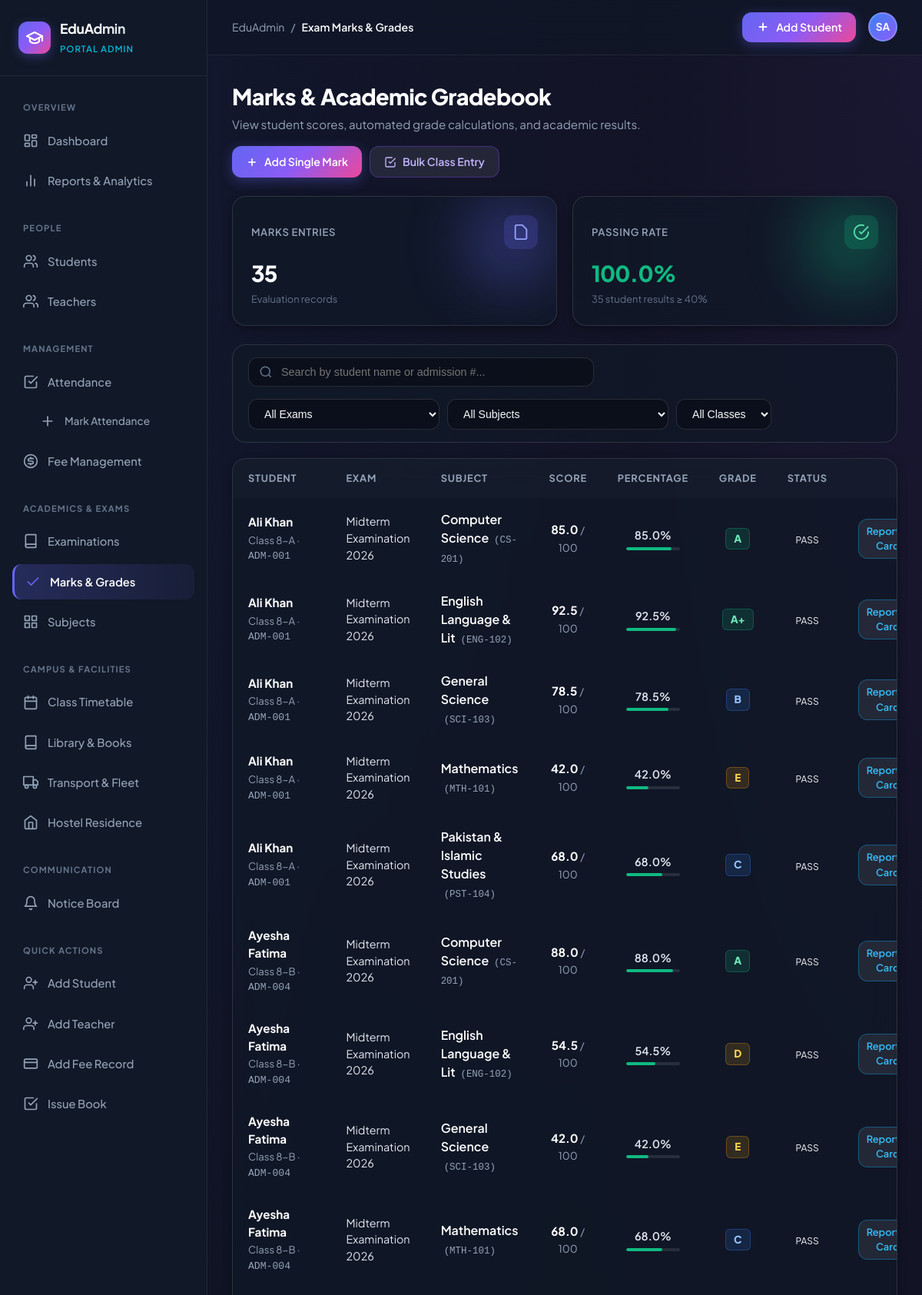
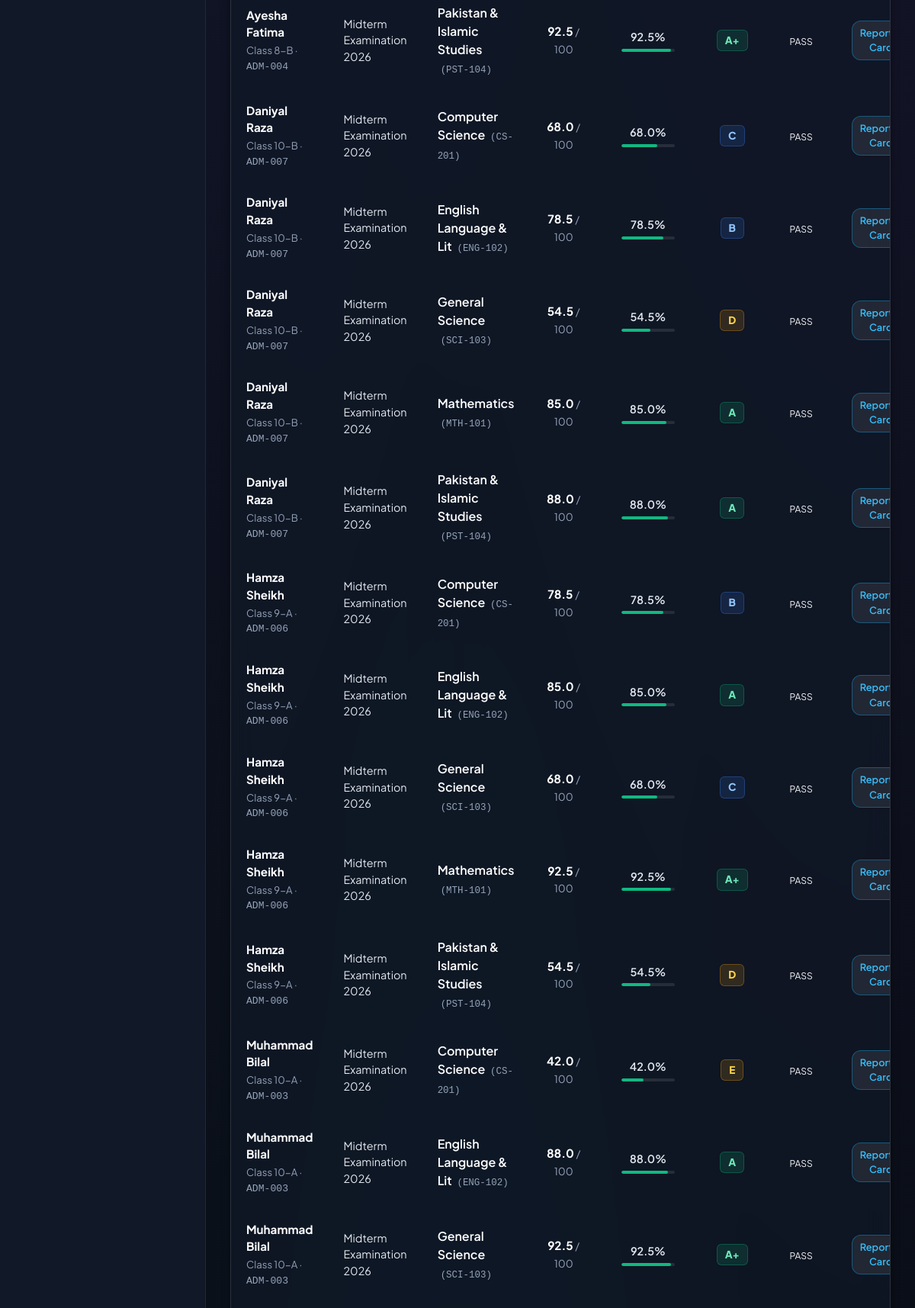
The page /exams/marks/ (upper part) on the database its author committed (2 pictures, top to bottom).
### exams/models.py (models this page shows, shortened)
class Mark(models.Model):
    exam = models.ForeignKey(Exam, on_delete=models.CASCADE, related_name='marks')
    student = models.ForeignKey('students.Student', on_delete=models.CASCADE, related_name='marks')
    subject = models.ForeignKey(Subject, on_delete=models.CASCADE, related_name='marks')
    marks_obtained = models.DecimalField(max_digits=5, decimal_places=2, verbose_name="Marks Obtained")
    total_marks = models.DecimalField(max_digits=5, decimal_places=2, default=Decimal('100.00'), verbose_name="Total Marks")
    grade = models.CharField(max_length=5, blank=True, verbose_name="Grade")
    remarks = models.CharField(max_length=200, blank=True, verbose_name="Remarks / Comments")
    created_at = models.DateTimeField(auto_now_add=True)
    updated_at = models.DateTimeField(auto_now=True)
    class Meta:
        ordering = ['-exam__start_date', 'student__student_name', 'subject__name']
        unique_together = ('exam', 'student', 'subject')
        verbose_name = "Exam Mark"
        verbose_name_plural = "Exam Marks"
    @property
    def percentage(self):
        if self.total_marks and self.total_marks > 0:
            return round((float(self.marks_obtained) / float(self.total_marks)) * 100, 1)
        return 0.0
    @property
    def is_passed(self):
        return self.percentage >= 40.0

class Exam(models.Model):
    EXAM_TYPE_CHOICES = [
        ('midterm', 'Midterm Examination'),
        ('final', 'Final Examination'),
        ('quiz', 'Monthly Assessment / Quiz'),
        ('practical', 'Practical Lab Exam'),
        ('annual', 'Annual Board Exam'),
    ]
    name = models.CharField(max_length=150, verbose_name="Exam Name")
    exam_type = models.CharField(max_length=30, choices=EXAM_TYPE_CHOICES, default='midterm', verbose_name="Exam Type")
    academic_year = models.CharField(max_length=20, default="2025-2026", verbose_name="Academic Year")
    term = models.CharField(max_length=50, default="First Term", verbose_name="Term / Semester")
    start_date = models.DateField(verbose_name="Start Date")
    end_date = models.DateField(verbose_name="End Date")
    is_published = models.BooleanField(default=True, verbose_name="Published / Active")
    description = models.TextField(blank=True, verbose_name="Instructions / Details")
    created_at = models.DateTimeField(auto_now_add=True)
    class Meta:
        ordering = ['-start_date']
        verbose_name = "Exam"
        verbose_name_plural = "Exams"

class Subject(models.Model):
    name = models.CharField(max_length=100, verbose_name="Subject Name")
    code = models.CharField(max_length=30, unique=True, verbose_name="Subject Code")
    class_grade = models.CharField(max_length=50, blank=True, verbose_name="Target Class/Grade", help_text="e.g. Class 8 or All")
    teacher = models.ForeignKey(
        'teachers.Teacher',
        on_delete=models.SET_NULL,
        null=True,
        blank=True,
        related_name='assigned_subjects',
        verbose_name="Assigned Teacher"
    )
    description = models.TextField(blank=True, verbose_name="Subject Description")
    created_at = models.DateTimeField(auto_now_add=True)
    class Meta:
        ordering = ['name']
        verbose_name = "Subject"
        verbose_name_plural = "Subjects"

### students/models.py (models this page shows, shortened)
class Student(models.Model):
    student_name = models.CharField(
        max_length=150,
        verbose_name="Student Name",
        help_text="Full legal name of the student"
    )
    admission_number = models.CharField(
        max_length=30,
        unique=True,
        verbose_name="Admission Number",
        help_text="Unique institutional admission identifier"
    )
    student_class = models.CharField(
        max_length=50,
        verbose_name="Class / Grade",
        help_text="Current class or grade level"
    )
    contact_number = models.CharField(
        max_length=20,
        verbose_name="Contact Number",
        help_text="Primary guardian contact phone number"
    )
    created_at = models.DateTimeField(
        auto_now_add=True,
        verbose_name="Registered On"
    )
    updated_at = models.DateTimeField(
        auto_now=True,
        verbose_name="Last Updated"
    )
    class Meta:
        ordering = ['-created_at']
        verbose_name = "Student"
        verbose_name_plural = "Students"

### exams/views.py (the view)
# urls.py: path('marks/', views.marks_list, name='marks_list'),
def marks_list(request):
    exam_id = request.GET.get('exam', '')
    subject_id = request.GET.get('subject', '')
    class_filter = request.GET.get('class', '').strip()
    query = request.GET.get('q', '').strip()
    marks = Mark.objects.select_related('exam', 'student', 'subject').all()
    if exam_id:
        marks = marks.filter(exam_id=exam_id)
    if subject_id:
        marks = marks.filter(subject_id=subject_id)
    if class_filter:
        marks = marks.filter(student__student_class=class_filter)
    if query:
        marks = marks.filter(Q(student__student_name__icontains=query) | Q(student__admission_number__icontains=query))
    exams = Exam.objects.all().order_by('-start_date')
    subjects = Subject.objects.all().order_by('name')
    classes = Student.objects.values_list('student_class', flat=True).distinct().order_by('student_class')
    total_marks_count = marks.count()
    pass_count = sum(1 for m in marks if m.is_passed)
    pass_rate = round((pass_count / total_marks_count * 100), 1) if total_marks_count > 0 else 0
    context = {
        'page_title': 'Exam Marks & Grades',
        'active_tab': 'marks',
        'marks': marks,
        'exams': exams,
        'subjects': subjects,
        'classes': classes,
        'selected_exam': exam_id,
        'selected_subject': subject_id,
        'selected_class': class_filter,
        'query': query,
        'total_marks_count': total_marks_count,
        'pass_rate': pass_rate,
        'pass_count': pass_count,
    }
    return render(request, 'exams/marks_list.html', context)

### templates/exams/marks_list.html (shortened to what this page needs)
{% extends 'students/base.html' %}
{% block content %}
<div style="display:flex; justify-content:space-between; align-items:flex-start; margin-bottom:24px; flex-wrap:wrap; gap:16px;">
  <div>
    <h1 style="font-size:1.8rem; font-weight:800; color:#fff; letter-spacing:-0.02em;">Marks &amp; Academic Gradebook</h1>
    <p style="color:var(--text-muted); font-size:0.95rem; margin-top:4px;">View student scores, automated grade calculations, and academic results.</p>
  </div>
  <div style="display:flex; gap:10px; flex-wrap:wrap;">
    <a href="{% url 'exams:mark_add' %}" class="btn-primary" id="add-mark-btn">
      <svg width="16" height="16" viewBox="0 0 24 24" fill="none" stroke="currentColor" stroke-width="2.5"><line x1="12" x2="12" y1="5" y2="19"/><line x1="5" x2="19" y1="12" y2="12"/></svg>
      Add Single Mark
    </a>
    <a href="{% url 'exams:bulk_marks_entry' %}" class="btn-secondary" style="border-color:rgba(124,58,237,0.4); color:#c4b5fd;">
      <svg width="16" height="16" viewBox="0 0 24 24" fill="none" stroke="currentColor" stroke-width="2"><polyline points="9 11 12 14 22 4"/><path d="M21 12v7a2 2 0 0 1-2 2H5a2 2 0 0 1-2-2V5a2 2 0 0 1 2-2h11"/></svg>
      Bulk Class Entry
    </a>
  </div>
</div>
<div class="stat-grid" style="grid-template-columns:repeat(auto-fit,minmax(200px,1fr)); margin-bottom:24px;">
  <div class="glass-card stat-card stat-card-primary">
    <div class="stat-header"><span class="stat-title">Marks Entries</span>
      <div class="stat-icon"><svg width="22" height="22" viewBox="0 0 24 24" fill="none" stroke="currentColor" stroke-width="2"><path d="M14 2H6a2 2 0 0 0-2 2v16a2 2 0 0 0 2 2h12a2 2 0 0 0 2-2V8z"/></svg></div>
    </div>
    <div class="stat-value" style="font-size:1.8rem;">{{ total_marks_count }}</div>
    <div class="stat-subtitle">Evaluation records</div>
  </div>
  <div class="glass-card stat-card stat-card-emerald">
    <div class="stat-header"><span class="stat-title">Passing Rate</span>
      <div class="stat-icon"><svg width="22" height="22" viewBox="0 0 24 24" fill="none" stroke="currentColor" stroke-width="2"><path d="M22 11.08V12a10 10 0 1 1-5.93-9.14"/><polyline points="22 4 12 14.01 9 11.01"/></svg></div>
    </div>
    <div class="stat-value" style="font-size:1.8rem; color:var(--success);">{{ pass_rate }}%</div>
    <div class="stat-subtitle">{{ pass_count }} student results &ge; 40%</div>
  </div>
</div>
<form method="GET" class="filter-bar" style="margin-bottom:20px;">
  <div class="search-input-wrap">
    <svg viewBox="0 0 24 24" fill="none" stroke="currentColor" stroke-width="2"><circle cx="11" cy="11" r="8"/><line x1="21" y1="21" x2="16.65" y2="16.65"/></svg>
    <input type="text" name="q" value="{{ query }}" class="search-input" placeholder="Search by student name or admission #..." autocomplete="off">
  </div>
  <div style="display:flex; gap:10px; flex-wrap:wrap; align-items:center;">
    <select name="exam" class="filter-select" onchange="this.form.submit()">
      <option value="">All Exams</option>
    </select>
    <select name="subject" class="filter-select" onchange="this.form.submit()">
      <option value="">All Subjects</option>
    </select>
    <select name="class" class="filter-select" onchange="this.form.submit()">
      <option value="">All Classes</option>
    </select>
  </div>
</form>
<div class="glass-card" style="padding:0; overflow:hidden;">
  <div style="overflow-x:auto;">
    <table class="data-table" style="width:100%; border-collapse:collapse;">
      <thead>
        <tr style="border-bottom:1px solid var(--border-color); background:rgba(255,255,255,0.02);">
          <th style="padding:16px 20px; text-align:left; font-size:0.8rem; text-transform:uppercase; letter-spacing:0.06em; color:var(--text-muted);">Student</th>
          <th style="padding:16px 20px; text-align:left; font-size:0.8rem; text-transform:uppercase; letter-spacing:0.06em; color:var(--text-muted);">Exam</th>
          <th style="padding:16px 20px; text-align:left; font-size:0.8rem; text-transform:uppercase; letter-spacing:0.06em; color:var(--text-muted);">Subject</th>
          <th style="padding:16px 20px; text-align:center; font-size:0.8rem; text-transform:uppercase; letter-spacing:0.06em; color:var(--text-muted);">Score</th>
          <th style="padding:16px 20px; text-align:center; font-size:0.8rem; text-transform:uppercase; letter-spacing:0.06em; color:var(--text-muted);">Percentage</th>
          <th style="padding:16px 20px; text-align:center; font-size:0.8rem; text-transform:uppercase; letter-spacing:0.06em; color:var(--text-muted);">Grade</th>
          <th style="padding:16px 20px; text-align:center; font-size:0.8rem; text-transform:uppercase; letter-spacing:0.06em; color:var(--text-muted);">Status</th>
          <th style="padding:16px 20px; text-align:right; font-size:0.8rem; text-transform:uppercase; letter-spacing:0.06em; color:var(--text-muted);">Actions</th>
        </tr>
      </thead>
      <tbody>
        {% for m in marks %}
        <tr style="border-bottom:1px solid var(--border-color); transition:background 0.15s ease;" onmouseover="this.style.background='rgba(255,255,255,0.03)'" onmouseout="this.style.background='transparent'">
          <td style="padding:16px 20px;">
            <div style="font-weight:700; color:#fff; font-size:0.95rem;">{{ m.student.student_name }}</div>
            <div style="color:var(--text-muted); font-size:0.82rem; margin-top:2px;">{{ m.student.student_class }} &middot; <span style="font-family:monospace; color:var(--cyan);">{{ m.student.admission_number }}</span></div>
          </td>
          <td style="padding:16px 20px; color:#e2e8f0; font-size:0.9rem;">
            {{ m.exam.name }}
          </td>
          <td style="padding:16px 20px;">
            <span style="font-weight:600; color:#fff;">{{ m.subject.name }}</span>
            <span style="font-size:0.78rem; font-family:monospace; color:var(--text-muted); margin-left:4px;">({{ m.subject.code }})</span>
          </td>
          <td style="padding:16px 20px; text-align:center; font-weight:700; font-size:0.95rem; color:#fff;">
            {{ m.marks_obtained|floatformat:1 }} <span style="color:var(--text-muted); font-weight:400; font-size:0.85rem;">/ {{ m.total_marks|floatformat:0 }}</span>
          </td>
          <td style="padding:16px 20px; text-align:center;">
            <div style="font-weight:600; font-size:0.9rem; color:#e2e8f0;">{{ m.percentage }}%</div>
            <div style="width:70px; height:4px; background:rgba(255,255,255,0.1); border-radius:999px; margin:4px auto 0; overflow:hidden;">
              <div style="width:{{ m.percentage }}%; height:100%; background:{% if m.is_passed %}var(--success){% else %}var(--danger){% endif %}; border-radius:999px;"></div>
            </div>
          </td>
          <td style="padding:16px 20px; text-align:center;">
            <span style="display:inline-block; font-weight:800; font-size:0.85rem; padding:3px 10px; border-radius:6px; background:{% if m.grade == 'A+' or m.grade == 'A' %}rgba(16,185,129,0.15); color:#6ee7b7; border:1px solid rgba(16,185,129,0.3);{% elif m.grade == 'B' or m.grade == 'C' %}rgba(59,130,246,0.15); color:#93c5fd; border:1px solid rgba(59,130,246,0.3);{% elif m.grade == 'D' or m.grade == 'E' %}rgba(245,158,11,0.15); color:#fcd34d; border:1px solid rgba(245,158,11,0.3);{% else %}rgba(239,68,68,0.15); color:#fca5a5; border:1px solid rgba(239,68,68,0.3);{% endif %}">
              {{ m.grade }}
            </span>
          </td>
          <td style="padding:16px 20px; text-align:center;">
            {% if m.is_passed %}
              <span class="status-badge badge-active" style="font-size:0.75rem;">PASS</span>
            {% else %}
              <span class="status-badge badge-unpaid" style="font-size:0.75rem;">FAIL</span>
            {% endif %}
          </td>
          <td style="padding:16px 20px; text-align:right;">
            <div style="display:inline-flex; gap:8px; align-items:center;">
              <a href="{% url 'exams:student_report_card' m.student.id %}?exam={{ m.exam.id }}" class="btn-secondary" style="padding:6px 10px; font-size:0.8rem; border-color:rgba(14,165,233,0.4); color:#38bdf8;" title="View Report Card">
                Report Card
              </a>
            </div>
          </td>
        </tr>
        {% endfor %}
      </tbody>
    </table>
  </div>
</div>
{% endblock %}

### rows shown on the page
Mark: student.student_name "Ali Khan", student.student_class "Class 8-A", student.admission_number "ADM-001", exam.name "Midterm Examination 2026", subject.name "Computer Science", subject.code "CS-201", marks_obtained "85.0", total_marks "100", percentage "85.0", grade "A", shows "PASS"
Mark: student.student_name "Ali Khan", student.student_class "Class 8-A", student.admission_number "ADM-001", exam.name "Midterm Examination 2026", subject.name "English Language & Lit", subject.code "ENG-102", marks_obtained "92.5", total_marks "100", percentage "92.5", grade "A+", shows "PASS"
Mark: student.student_name "Ali Khan", student.student_class "Class 8-A", student.admission_number "ADM-001", exam.name "Midterm Examination 2026", subject.name "General Science", subject.code "SCI-103", marks_obtained "78.5", total_marks "100", percentage "78.5", grade "B", shows "PASS"
Mark: student.student_name "Ali Khan", student.student_class "Class 8-A", student.admission_number "ADM-001", exam.name "Midterm Examination 2026", subject.name "Mathematics", subject.code "MTH-101", marks_obtained "42.0", total_marks "100", percentage "42.0", grade "E", shows "PASS"
Mark: student.student_name "Ali Khan", student.student_class "Class 8-A", student.admission_number "ADM-001", exam.name "Midterm Examination 2026", subject.name "Pakistan & Islamic Studies", subject.code "PST-104", marks_obtained "68.0", total_marks "100", percentage "68.0", grade "C", shows "PASS"
Mark: student.student_name "Ayesha Fatima", student.student_class "Class 8-B", student.admission_number "ADM-004", exam.name "Midterm Examination 2026", subject.name "Computer Science", subject.code "CS-201", marks_obtained "88.0", total_marks "100", percentage "88.0", grade "A", shows "PASS"
Mark: student.student_name "Ayesha Fatima", student.student_class "Class 8-B", student.admission_number "ADM-004", exam.name "Midterm Examination 2026", subject.name "English Language & Lit", subject.code "ENG-102", marks_obtained "54.5", total_marks "100", percentage "54.5", grade "D", shows "PASS"
Mark: student.student_name "Ayesha Fatima", student.student_class "Class 8-B", student.admission_number "ADM-004", exam.name "Midterm Examination 2026", subject.name "General Science", subject.code "SCI-103", marks_obtained "42.0", total_marks "100", percentage "42.0", grade "E", shows "PASS"
Mark: student.student_name "Ayesha Fatima", student.student_class "Class 8-B", student.admission_number "ADM-004", exam.name "Midterm Examination 2026", subject.name "Mathematics", subject.code "MTH-101", marks_obtained "68.0", total_marks "100", percentage "68.0", grade "C", shows "PASS"
Mark: student.student_name "Ayesha Fatima", student.student_class "Class 8-B", student.admission_number "ADM-004", exam.name "Midterm Examination 2026", subject.name "Pakistan & Islamic Studies", subject.code "PST-104", marks_obtained "92.5", total_marks "100", percentage "92.5", grade "A+", shows "PASS"
Mark: student.student_name "Daniyal Raza", student.student_class "Class 10-B", student.admission_number "ADM-007", exam.name "Midterm Examination 2026", subject.name "Computer Science", subject.code "CS-201", marks_obtained "68.0", total_marks "100", percentage "68.0", grade "C", shows "PASS"
Mark: student.student_name "Daniyal Raza", student.student_class "Class 10-B", student.admission_number "ADM-007", exam.name "Midterm Examination 2026", subject.name "English Language & Lit", subject.code "ENG-102", marks_obtained "78.5", total_marks "100", percentage "78.5", grade "B", shows "PASS"
Mark: student.student_name "Daniyal Raza", student.student_class "Class 10-B", student.admission_number "ADM-007", exam.name "Midterm Examination 2026", subject.name "General Science", subject.code "SCI-103", marks_obtained "54.5", total_marks "100", percentage "54.5", grade "D", shows "PASS"
Mark: student.student_name "Daniyal Raza", student.student_class "Class 10-B", student.admission_number "ADM-007", exam.name "Midterm Examination 2026", subject.name "Mathematics", subject.code "MTH-101", marks_obtained "85.0", total_marks "100", percentage "85.0", grade "A", shows "PASS"
Mark: student.student_name "Daniyal Raza", student.student_class "Class 10-B", student.admission_number "ADM-007", exam.name "Midterm Examination 2026", subject.name "Pakistan & Islamic Studies", subject.code "PST-104", marks_obtained "88.0", total_marks "100", percentage "88.0", grade "A", shows "PASS"
Mark: student.student_name "Hamza Sheikh", student.student_class "Class 9-A", student.admission_number "ADM-006", exam.name "Midterm Examination 2026", subject.name "Computer Science", subject.code "CS-201", marks_obtained "78.5", total_marks "100", percentage "78.5", grade "B", shows "PASS"
Mark: student.student_name "Hamza Sheikh", student.student_class "Class 9-A", student.admission_number "ADM-006", exam.name "Midterm Examination 2026", subject.name "English Language & Lit", subject.code "ENG-102", marks_obtained "85.0", total_marks "100", percentage "85.0", grade "A", shows "PASS"
Mark: student.student_name "Hamza Sheikh", student.student_class "Class 9-A", student.admission_number "ADM-006", exam.name "Midterm Examination 2026", subject.name "General Science", subject.code "SCI-103", marks_obtained "68.0", total_marks "100", percentage "68.0", grade "C", shows "PASS"
Mark: student.student_name "Hamza Sheikh", student.student_class "Class 9-A", student.admission_number "ADM-006", exam.name "Midterm Examination 2026", subject.name "Mathematics", subject.code "MTH-101", marks_obtained "92.5", total_marks "100", percentage "92.5", grade "A+", shows "PASS"
Mark: student.student_name "Hamza Sheikh", student.student_class "Class 9-A", student.admission_number "ADM-006", exam.name "Midterm Examination 2026", subject.name "Pakistan & Islamic Studies", subject.code "PST-104", marks_obtained "54.5", total_marks "100", percentage "54.5", grade "D", shows "PASS"
Mark: student.student_name "Muhammad Bilal", student.student_class "Class 10-A", student.admission_number "ADM-003", exam.name "Midterm Examination 2026", subject.name "Computer Science", subject.code "CS-201", marks_obtained "42.0", total_marks "100", percentage "42.0", grade "E", shows "PASS"
Mark: student.student_name "Muhammad Bilal", student.student_class "Class 10-A", student.admission_number "ADM-003", exam.name "Midterm Examination 2026", subject.name "English Language & Lit", subject.code "ENG-102", marks_obtained "88.0", total_marks "100", percentage "88.0", grade "A", shows "PASS"
Mark: student.student_name "Muhammad Bilal", student.student_class "Class 10-A", student.admission_number "ADM-003", exam.name "Midterm Examination 2026", subject.name "General Science", subject.code "SCI-103", marks_obtained "92.5", total_marks "100", percentage "92.5", grade "A+", shows "PASS"

### other values the page prints
{{ page_title|default:"Overview" }} "Exam Marks & Grades"
{{ total_marks_count }} "35"
{{ pass_rate }} "100.0"
{{ pass_count }} "35"
